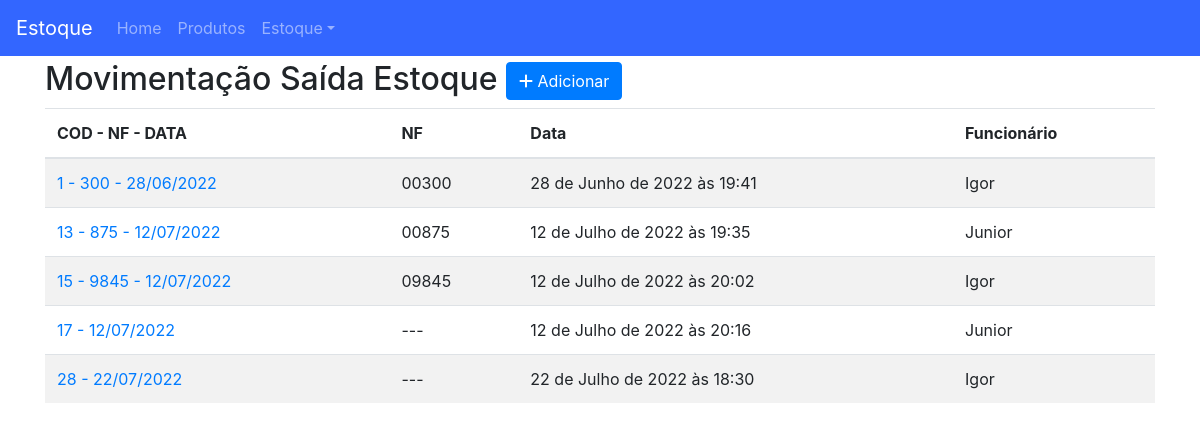
Page /estoque/saida/ on the earlier database version.
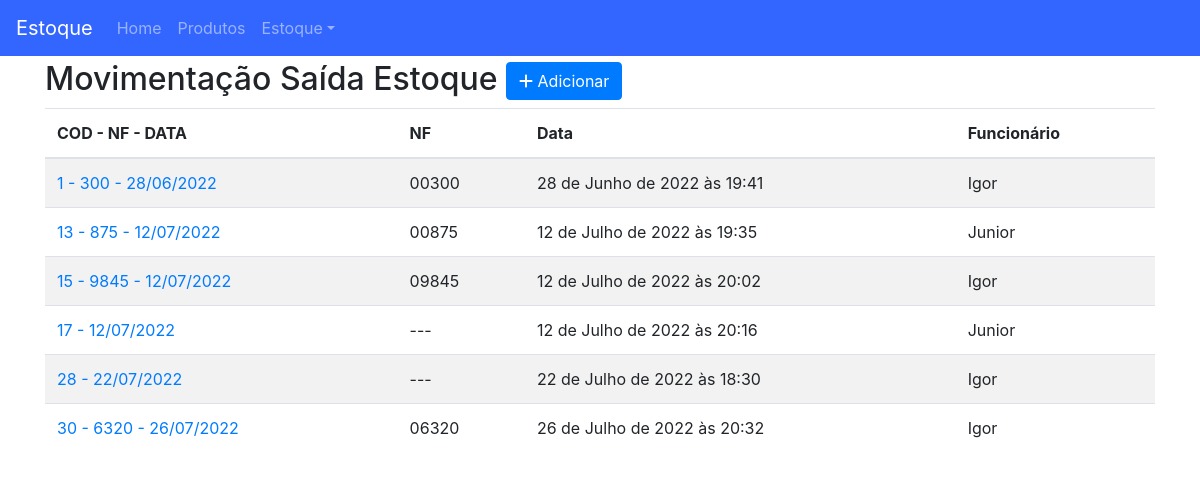
Same page on the later database version.
### estoque/models.py (models this page shows)
class Estoque(TimeStampedModel):
    funcionario = models.ForeignKey(User, on_delete=models.CASCADE, blank=True)
    nf = models.PositiveIntegerField('Nota fiscal', null=True, blank=True)
    movimento = models.CharField(max_length=1, choices=MOVIMENTO, blank=True)
    class Meta:
        ordering = ('pk',)
    def __str__(self):
        if self.nf:
            return f'{self.pk} - {self.nf} - {self.created.strftime("%d/%m/%Y")}'
        return f'{self.pk} - {self.created.strftime("%d/%m/%Y")}'
    def nf_formated(self):
        if self.nf:
            return str(self.nf).zfill(5)
        return '---'

### estoque/views.py (the view)
# urls.py: path('', v.EstoqueSaidaList.as_view(), name='estoque_saida_list'),
class EstoqueSaidaList(TemplateView):
    template_name = 'estoque_list.html'
    def get_context_data(self, **kwargs):
        context = super().get_context_data(**kwargs)
        context['object_list'] = EstoqueSaida.objects.all()
        context['titulo'] = 'Saída'
        context['url_add'] = 'estoque:estoque_saida_add'
        return context

### estoque/managers.py (called while the page is built)
    def get_queryset(self):
        return super(EstoqueSaidaManager, self).get_queryset().filter(movimento='s')

### estoque/templates/estoque_list.html
{% extends 'base.html' %}
{% block content %}
<h2> Movimentação {{ titulo }} Estoque
    <span class="pull-right">
        <a href="{% url url_add %}">
            <button type="button" class="btn btn-primary">
                <span class="fa fa-plus"></span> Adicionar
            </button>
        </a>
    </span>
</h2>
{% if object_list %}
    <table class="table table-striped">
        <thead>
            <tr>
                <th>COD - NF - DATA</th>
                <th>NF</th>
                <th>Data</th>
                <th>Funcionário</th>
            </tr>
        </thead>
        <tbody>
            {% for object in object_list %}
                <tr>
                    <td>
                        <a href="{% url 'estoque:estoque_detail' object.pk %}">{{ object }}</a>
                    </td>
                    <td>{{ object.nf_formated }}</td>
                    <td>{{ object.created }}</td>
                    <td>{{ object.funcionario.first_name }}</td>
                </tr>
            {% endfor %}
        </tbody>
    </table>
{% else %}
    <p class="alert alert-warning">Lista vazia.</p>
{% endif %}
{% endblock content %}

Differences in the rows shown:
added Estoque: nf+id+created "30 - 6320 - 26/07/2022", nf_formated "06320", created "26 de Julho de 2022 às 20:32", funcionario.first_name "Igor"
